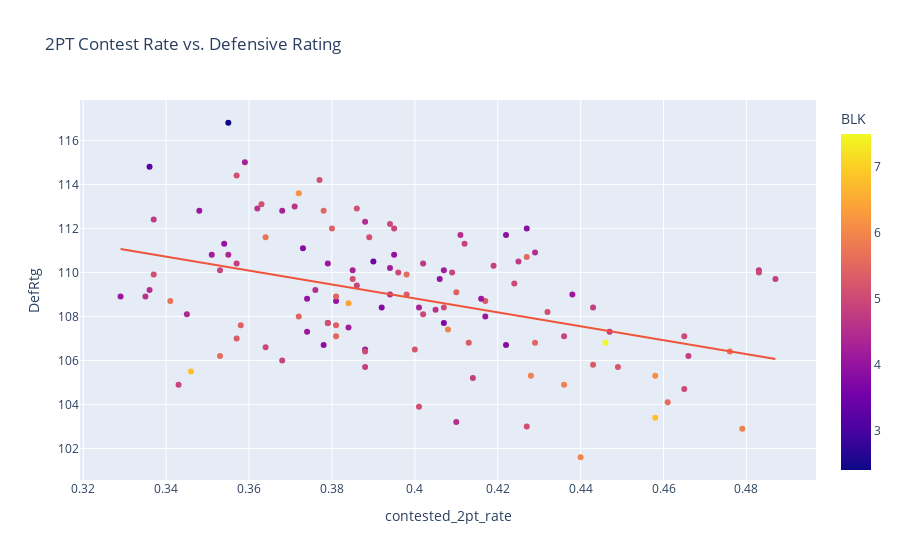

Notebook code cell kept with this figure:
### Code cell
fig = px.scatter(all_stats, x='contested_2pt_rate', y='DefRtg', title='2PT Contest Rate vs. Defensive Rating',
                color='BLK', trendline='ols', hover_data=['TEAM'])

fig.show()

results = px.get_trendline_results(fig)
results.px_fit_results.iloc[0].summary()

### Figure 1 — Plotly figure (JSON) as saved in the notebook; plotly's stock layout.template omitted (floating-point values rounded to 4 significant figures)
{"data": [{"customdata": [["2017 Atlanta Hawks"], ["2017 Boston Celtics"], ["2017 Brooklyn Nets"], ["2017 Charlotte Hornets"], ["2017 Chicago Bulls"], ["2017 Cleveland Cavaliers"], ["2017 Dallas Mavericks"], ["2017 Denver Nuggets"], ["2017 Detroit Pistons"], ["2017 Golden State Warriors"], ["2017 Houston Rockets"], ["2017 Indiana Pacers"], ["2017 LA Clippers"], ["2017 Los Angeles Lakers"], ["2017 Memphis Grizzlies"], ["2017 Miami Heat"], ["2017 Milwaukee Bucks"], ["2017 Minnesota Timberwolves"], ["2017 New Orleans Pelicans"], ["2017 New York Knicks"], ["2017 Oklahoma City Thunder"], ["2017 Orlando Magic"], ["2017 Philadelphia 76ers"], ["2017 Phoenix Suns"], ["2017 Portland Trail Blazers"], ["2017 Sacramento Kings"], ["2017 San Antonio Spurs"], ["2017 Toronto Raptors"], ["2017 Utah Jazz"], ["2017 Washington Wizards"], ["2018 Atlanta Hawks"], ["2018 Boston Celtics"], ["2018 Brooklyn Nets"], ["2018 Charlotte Hornets"], ["2018 Chicago Bulls"], ["2018 Cleveland Cavaliers"], ["2018 Dallas Mavericks"], ["2018 Denver Nuggets"], ["2018 Detroit Pistons"], ["2018 Golden State Warriors"], ["2018 Houston Rockets"], ["2018 Indiana Pacers"], ["2018 LA Clippers"], ["2018 Los Angeles Lakers"], ["2018 Memphis Grizzlies"], ["2018 Miami Heat"], ["2018 Milwaukee Bucks"], ["2018 Minnesota Timberwolves"], ["2018 New Orleans Pelicans"], ["2018 New York Knicks"], ["2018 Oklahoma City Thunder"], ["2018 Orlando Magic"], ["2018 Philadelphia 76ers"], ["2018 Phoenix Suns"], ["2018 Portland Trail Blazers"], ["2018 Sacramento Kings"], ["2018 San Antonio Spurs"], ["2018 Toronto Raptors"], ["2018 Utah Jazz"], ["2018 Washington Wizards"], ["2019 Atlanta Hawks"], ["2019 Boston Celtics"], ["2019 Brooklyn Nets"], ["2019 Charlotte Hornets"], ["2019 Chicago Bulls"], ["2019 Cleveland Cavaliers"], ["2019 Dallas Mavericks"], ["2019 Denver Nuggets"], ["2019 Detroit Pistons"], ["2019 Golden State Warriors"], ["2019 Houston Rockets"], ["2019 Indiana Pacers"], ["2019 LA Clippers"], ["2019 Los Angeles Lakers"], ["2019 Memphis Grizzlies"], ["2019 Miami Heat"], ["2019 Milwaukee Bucks"], ["2019 Minnesota Timberwolves"], ["2019 New Orleans Pelicans"], ["2019 New York Knicks"], ["2019 Oklahoma City Thunder"], ["2019 Orlando Magic"], ["2019 Philadelphia 76ers"], ["2019 Phoenix Suns"], ["2019 Portland Trail Blazers"], ["2019 Sacramento Kings"], ["2019 San Antonio Spurs"], ["2019 Toronto Raptors"], ["2019 Utah Jazz"], ["2019 Washington Wizards"], ["2020 Atlanta Hawks"], ["2020 Boston Celtics"], ["2020 Brooklyn Nets"], ["2020 Charlotte Hornets"], ["2020 Chicago Bulls"], ["2020 Cleveland Cavaliers"], ["2020 Dallas Mavericks"], ["2020 Denver Nuggets"], ["2020 Detroit Pistons"], ["2020 Golden State Warriors"], ["2020 Houston Rockets"], ["2020 Indiana Pacers"], ["2020 LA Clippers"], ["2020 Los Angeles Lakers"], ["2020 Memphis Grizzlies"], ["2020 Miami Heat"], ["2020 Milwaukee Bucks"], ["2020 Minnesota Timberwolves"], ["2020 New Orleans Pelicans"], ["2020 New York Knicks"], ["2020 Oklahoma City Thunder"], ["2020 Orlando Magic"], ["2020 Philadelphia 76ers"], ["2020 Phoenix Suns"], ["2020 Portland Trail Blazers"], ["2020 Sacramento Kings"], ["2020 San Antonio Spurs"], ["2020 Toronto Raptors"], ["2020 Utah Jazz"], ["2020 Washington Wizards"]], "hovertemplate": "contested_2pt_rate=%{x}<br>DefRtg=%{y}<br>TEAM=%{customdata[0]}<br>BLK=%{marker.color}<extra></extra>", "legendgroup": "", "marker": {"color": [4.8, 4.1, 4.7, 4.8, 4.8, 4, 3.7, 3.9, 3.8, 6.8, 4.3, 5, 4.2, 3.9, 4.2, 5.7, 5.3, 4.5, 5.5, 5.5, 5, 4.8, 5.1, 4.9, 5, 4, 5.9, 4.9, 5, 4.1, 4.2, 4.5, 4.8, 4.5, 3.5, 3.8, 3.8, 4.9, 3.9, 7.5, 4.8, 4.1, 4.5, 4.7, 4.8, 5.3, 5.4, 4.2, 5.9, 5.1, 5, 4.9, 5.1, 4.5, 5.2, 4.1, 5.6, 6.1, 5.1, 4.3, 5.1, 5.3, 4.1, 4.9, 4.3, 2.4, 4.3, 4.4, 4, 6.4, 4.9, 4.9, 4.7, 5.4, 5.5, 5.5, 5.9, 5, 5.4, 5.1, 5.2, 5.4, 5.3, 5.1, 5, 4.4, 4.7, 5.3, 5.9, 4.6, 5.1, 5.6, 4.6, 4.1, 4.1, 3.2, 5, 4.6, 4.5, 4.6, 5.1, 5.1, 5, 6.8, 5.6, 4.5, 6, 5.7, 5.1, 4.7, 5, 5.7, 5.4, 4, 6.2, 4.2, 5.5, 4.9, 4, 4.3], "coloraxis": "coloraxis", "symbol": "circle"}, "mode": "markers", "name": "", "orientation": "v", "showlegend": false, "type": "scatter", "x": [0.414, 0.417, 0.483, 0.443, 0.466, 0.406, 0.407, 0.422, 0.422, 0.458, 0.401, 0.402, 0.384, 0.427, 0.388, 0.476, 0.417, 0.429, 0.429, 0.427, 0.465, 0.419, 0.432, 0.412, 0.483, 0.395, 0.479, 0.436, 0.465, 0.416, 0.407, 0.41, 0.487, 0.394, 0.39, 0.373, 0.392, 0.409, 0.378, 0.446, 0.388, 0.374, 0.376, 0.447, 0.357, 0.443, 0.41, 0.394, 0.408, 0.385, 0.388, 0.386, 0.401, 0.411, 0.449, 0.379, 0.461, 0.458, 0.427, 0.379, 0.363, 0.357, 0.438, 0.395, 0.368, 0.355, 0.385, 0.345, 0.381, 0.384, 0.353, 0.368, 0.402, 0.381, 0.372, 0.381, 0.436, 0.394, 0.38, 0.386, 0.4, 0.381, 0.398, 0.377, 0.424, 0.355, 0.425, 0.413, 0.428, 0.362, 0.357, 0.353, 0.405, 0.348, 0.329, 0.336, 0.396, 0.335, 0.388, 0.371, 0.337, 0.379, 0.364, 0.346, 0.398, 0.336, 0.44, 0.364, 0.389, 0.337, 0.407, 0.341, 0.358, 0.354, 0.372, 0.351, 0.378, 0.343, 0.374, 0.359], "xaxis": "x", "y": [105.2, 108, 110.1, 108.4, 106.2, 109.7, 107.7, 111.7, 106.7, 103.4, 108.4, 108.1, 107.5, 112, 106.5, 106.4, 108.7, 110.9, 106.8, 110.7, 107.1, 110.3, 108.2, 111.3, 110, 110.8, 102.9, 107.1, 104.7, 108.8, 110.1, 103.2, 109.7, 109, 110.5, 111.1, 108.4, 110, 106.7, 106.8, 105.7, 107.3, 109.2, 107.3, 110.4, 105.8, 109.1, 110.2, 107.4, 109.7, 106.4, 109.4, 103.9, 111.7, 105.7, 110.4, 104.1, 105.3, 103, 107.7, 113.1, 107, 109, 112, 112.8, 116.8, 110.1, 108.1, 108.7, 108.6, 110.1, 106, 110.4, 108.9, 108, 107.1, 104.9, 112.2, 112, 112.9, 106.5, 107.6, 109, 114.2, 109.5, 110.8, 110.5, 106.8, 105.3, 112.9, 114.4, 106.2, 108.3, 112.8, 108.9, 114.8, 110, 108.9, 112.3, 113, 109.9, 107.7, 106.6, 105.5, 109.9, 109.2, 101.6, 111.6, 111.6, 112.4, 108.4, 108.7, 107.6, 111.3, 113.6, 110.8, 112.8, 104.9, 108.8, 115], "yaxis": "y"}, {"hovertemplate": "<b>OLS trendline</b><br>DefRtg = -31.5856 * contested_2pt_rate + 121.451<br>R<sup>2</sup>=0.170506<br><br>contested_2pt_rate=%{x}<br>DefRtg=%{y} <b>(trend)</b><extra></extra>", "legendgroup": "", "marker": {"symbol": "circle"}, "mode": "lines", "name": "", "showlegend": false, "type": "scatter", "x": [0.329, 0.335, 0.336, 0.336, 0.337, 0.337, 0.341, 0.343, 0.345, 0.346, 0.348, 0.351, 0.353, 0.353, 0.354, 0.355, 0.355, 0.357, 0.357, 0.357, 0.358, 0.359, 0.362, 0.363, 0.364, 0.364, 0.368, 0.368, 0.371, 0.372, 0.372, 0.373, 0.374, 0.374, 0.376, 0.377, 0.378, 0.378, 0.379, 0.379, 0.379, 0.38, 0.381, 0.381, 0.381, 0.381, 0.384, 0.384, 0.385, 0.385, 0.386, 0.386, 0.388, 0.388, 0.388, 0.388, 0.389, 0.39, 0.392, 0.394, 0.394, 0.394, 0.395, 0.395, 0.396, 0.398, 0.398, 0.4, 0.401, 0.401, 0.402, 0.402, 0.405, 0.406, 0.407, 0.407, 0.407, 0.408, 0.409, 0.41, 0.41, 0.411, 0.412, 0.413, 0.414, 0.416, 0.417, 0.417, 0.419, 0.422, 0.422, 0.424, 0.425, 0.427, 0.427, 0.427, 0.428, 0.429, 0.429, 0.432, 0.436, 0.436, 0.438, 0.44, 0.443, 0.443, 0.446, 0.447, 0.449, 0.458, 0.458, 0.461, 0.465, 0.465, 0.466, 0.476, 0.479, 0.483, 0.483, 0.487], "xaxis": "x", "y": [111.1, 110.9, 110.8, 110.8, 110.8, 110.8, 110.7, 110.6, 110.6, 110.5, 110.5, 110.4, 110.3, 110.3, 110.3, 110.2, 110.2, 110.2, 110.2, 110.2, 110.1, 110.1, 110.0, 110.0, 110.0, 110.0, 109.8, 109.8, 109.7, 109.7, 109.7, 109.7, 109.6, 109.6, 109.6, 109.5, 109.5, 109.5, 109.5, 109.5, 109.5, 109.4, 109.4, 109.4, 109.4, 109.4, 109.3, 109.3, 109.3, 109.3, 109.3, 109.3, 109.2, 109.2, 109.2, 109.2, 109.2, 109.1, 109.1, 109.0, 109.0, 109.0, 109.0, 109.0, 108.9, 108.9, 108.9, 108.8, 108.8, 108.8, 108.8, 108.8, 108.7, 108.6, 108.6, 108.6, 108.6, 108.6, 108.5, 108.5, 108.5, 108.5, 108.4, 108.4, 108.4, 108.3, 108.3, 108.3, 108.2, 108.1, 108.1, 108.1, 108.0, 108.0, 108.0, 108.0, 107.9, 107.9, 107.9, 107.8, 107.7, 107.7, 107.6, 107.6, 107.5, 107.5, 107.4, 107.3, 107.3, 107.0, 107.0, 106.9, 106.8, 106.8, 106.7, 106.4, 106.3, 106.2, 106.2, 106.1], "yaxis": "y"}], "layout": {"coloraxis": {"colorbar": {"title": {"text": "BLK"}}, "colorscale": [[0, "#0d0887"], [0.1111, "#46039f"], [0.2222, "#7201a8"], [0.3333, "#9c179e"], [0.4444, "#bd3786"], [0.5556, "#d8576b"], [0.6667, "#ed7953"], [0.7778, "#fb9f3a"], [0.8889, "#fdca26"], [1, "#f0f921"]]}, "legend": {"tracegroupgap": 0}, "title": {"text": "2PT Contest Rate vs. Defensive Rating"}, "xaxis": {"anchor": "y", "domain": [0, 1], "title": {"text": "contested_2pt_rate"}}, "yaxis": {"anchor": "x", "domain": [0, 1], "title": {"text": "DefRtg"}}}}
